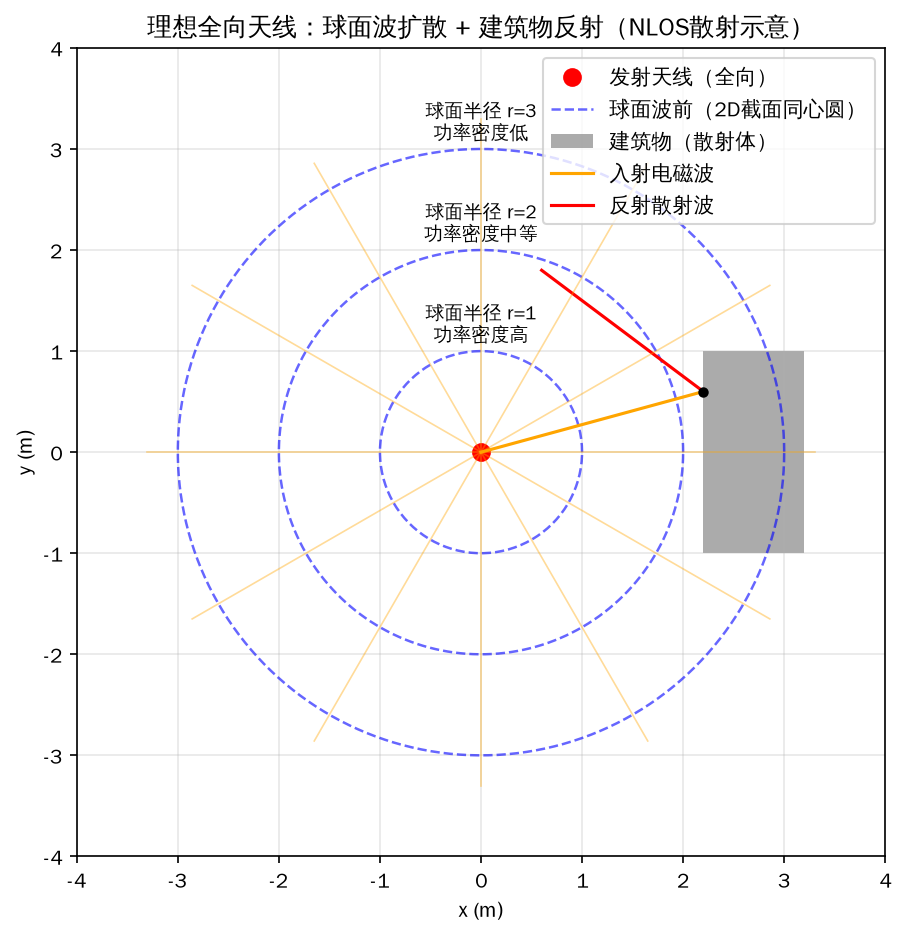

Reproduce this figure in Python.
import numpy as np
import matplotlib.pyplot as plt

plt.rcParams['font.sans-serif'] = ['WenQuanYi Zen Hei']
plt.rcParams['axes.unicode_minus'] = False

fig, ax = plt.subplots(figsize=(7,7))

# 发射源在原点
source_x, source_y = 0, 0
ax.plot(source_x, source_y, 'ro', markersize=8, label='发射天线（全向）')

# ========== 1. 原来的球面波前（同心圆） ==========
radii = [1, 2, 3]
for r in radii:
    theta = np.linspace(0, 2*np.pi, 200)
    x = source_x + r * np.cos(theta)
    y = source_y + r * np.sin(theta)
    ax.plot(x, y, 'b--', alpha=0.6, linewidth=1.2, label='球面波前（2D截面同心圆）' if r==1 else "")

# 标注功率密度
ax.text(0, 1.1, f'球面半径 r={radii[0]}\n功率密度高', ha='center', fontsize=9)
ax.text(0, 2.1, f'球面半径 r={radii[1]}\n功率密度中等', ha='center', fontsize=9)
ax.text(0, 3.1, f'球面半径 r={radii[2]}\n功率密度低', ha='center', fontsize=9)

# ========== 2. 画建筑物（灰色矩形障碍物） ==========
# 矩形: x从2.2~3.2, y从-1.0~1.0
building_x1, building_x2 = 2.2, 3.2
building_y1, building_y2 = -1.0, 1.0
from matplotlib.patches import Rectangle
building = Rectangle((building_x1, building_y1), 
                     width=building_x2-building_x1, 
                     height=building_y2-building_y1,
                     facecolor='#888888', alpha=0.7, label='建筑物（散射体）')
ax.add_patch(building)

# ========== 3. 入射射线 + 反射射线 ==========
# 入射：从原点打到墙面的撞击点
hit_x = 2.2
hit_y = 0.6
# 入射光线
ax.plot([source_x, hit_x], [source_y, hit_y], color='orange', lw=1.5, label="入射电磁波")
# 反射光线（镜面反射示意）
reflect_end_x = hit_x - 1.6
reflect_end_y = hit_y + 1.2
ax.plot([hit_x, reflect_end_x], [hit_y, reflect_end_y], color='red', lw=1.5, label="反射散射波")

# 标记撞击点
ax.plot(hit_x, hit_y, 'ko', markersize=4)

# ========== 4. 其他径向射线 ==========
angles = np.linspace(0, 2*np.pi, 12, endpoint=False)
for ang in angles:
    ax.plot([0, 3.3*np.cos(ang)], [0, 3.3*np.sin(ang)], color='orange', alpha=0.4, linewidth=0.8)

ax.set_xlim(-4,4)
ax.set_ylim(-4,4)
ax.set_aspect('equal')
ax.set_xlabel('x (m)')
ax.set_ylabel('y (m)')
ax.set_title('理想全向天线：球面波扩散 + 建筑物反射（NLOS散射示意）')
ax.legend(loc="upper right")
ax.grid(alpha=0.3)
plt.savefig('radio_scene.png', dpi=150, bbox_inches='tight')
plt.show()
